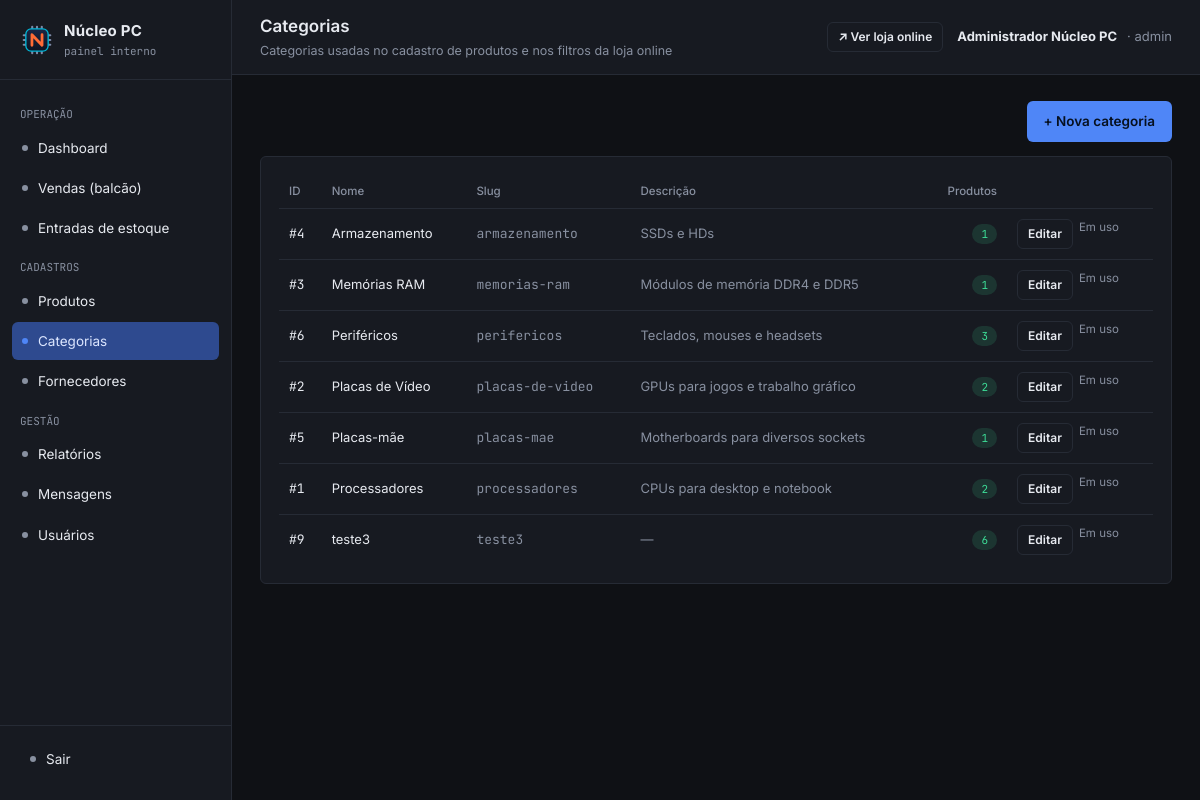
The page /admin/index.php?url=categoria/index (signed in) on the database its author committed.
### tables this page shows
CREATE TABLE `categorias` (
  `id` int(11) NOT NULL,
  `nome` varchar(100) NOT NULL,
  `slug` varchar(100) NOT NULL,
  `descricao` varchar(255) DEFAULT NULL
);

### admin/controllers/CategoriaController.php (called while the page is built, shortened)
<?php
class CategoriaController extends Controller
{
    public function index(): void
    {
        $model = $this->model('Categoria');
        $this->view('categorias/index', [
            'categorias' => $model->listarComContagemProdutos(),
            'mensagem'   => $_GET['msg'] ?? null,
            'erro'       => $_GET['erro'] ?? null,
        ]);
    }
}

### admin/core/App.php (called while the page is built, shortened)
<?php
class App
{
    protected string $method = 'index';
    public function __construct()
    {
        $url = $this->parseUrl();
        if (!empty($url[0])) {
            $controllerName = ucfirst(strtolower($url[0])) . 'Controller';
            if (file_exists(__DIR__ . '/../controllers/' . $controllerName . '.php')) {
                unset($url[0]);
            }
        }
        $controllerObj = new $this->controller();
        if (!empty($url[1])) {
            if (is_callable([$controllerObj, $url[1]])) {
                $this->method = $url[1];
                unset($url[1]);
            }
        }
        $this->params = $url ? array_values($url) : [];
        call_user_func_array([$controllerObj, $this->method], $this->params);
    }
    private function parseUrl(): array
    {
        if (isset($_GET['url'])) {
            $url = rtrim($_GET['url'], '/');
            $url = filter_var($url, FILTER_SANITIZE_URL);
            return explode('/', $url);
        }
        return [];
    }
}

### admin/index.php (called while the page is built, shortened)
<?php
require_once __DIR__ . '/core/App.php';
new App();

### admin/models/Categoria.php (called while the page is built, shortened)
<?php
class Categoria
{
    private PDO $db;
    public function __construct()
    {
        $this->db = Database::getConnection();
    }
    public function listarComContagemProdutos(): array
    {
        $sql = 'SELECT c.*, COUNT(p.id) AS total_produtos
                FROM categorias c
                LEFT JOIN produtos p ON p.categoria_id = c.id
                GROUP BY c.id
                ORDER BY c.nome ASC';
        return $this->db->query($sql)->fetchAll();
    }
}

### admin/views/categorias/index.php (the view, shortened to what this page needs)
<?php
require __DIR__ . '/../layout/header.php';
?>
<div style="display:flex; justify-content:flex-end; margin-bottom:14px;">
  <a href="index.php?url=categoria/novo" class="btn btn-primary">+ Nova categoria</a>
</div>
<div class="card">
  <table>
    <thead>
      <tr><th>ID</th><th>Nome</th><th>Slug</th><th>Descrição</th><th class="text-right">Produtos</th><th></th></tr>
    </thead>
    <tbody>
      <?php if (empty($categorias)): ?>
        <tr><td colspan="6" class="text-muted">Nenhuma categoria cadastrada.</td></tr>
      <?php else: foreach ($categorias as $c): ?>
        <tr>
          <td class="mono">#<?= $c['id'] ?></td>
          <td><?= htmlspecialchars($c['nome']) ?></td>
          <td class="mono text-muted"><?= htmlspecialchars($c['slug']) ?></td>
          <td class="text-muted"><?= htmlspecialchars($c['descricao'] ?: '—') ?></td>
          <td class="text-right"><span class="badge badge-ok"><?= $c['total_produtos'] ?></span></td>
          <td>
            <div class="row-actions">
              <a class="btn btn-ghost btn-sm" href="index.php?url=categoria/editar/<?= $c['id'] ?>">Editar</a>
              <?php if ((int) $c['total_produtos'] === 0): ?>
                <a class="btn btn-danger btn-sm" href="index.php?url=categoria/excluir/<?= $c['id'] ?>"
                   onclick="return confirm('Excluir esta categoria?');">Excluir</a>
              <?php else: ?>
                <span class="text-muted" style="font-size:11.5px;" title="Só é possível excluir categorias sem produtos">Em uso</span>
              <?php endif; ?>
            </div>
          </td>
        </tr>
      <?php endforeach; endif; ?>
    </tbody>
  </table>
</div>
<?php require __DIR__ . '/../layout/footer.php'; ?>

### admin/assets/css/admin.css (style rules this page uses)
:root { --bg: #0F1115; --panel: #171A21; --panel-2: #1D212B; --border: #262B35; --text: #E7EAF0; --muted: #8890A0; --accent: #4F86F7; --accent-dim: #2E4A8F; --warn: #F2A93B; --danger: #F1495B; --success: #3DDC97; --radius: 6px; --mono: 'JetBrains Mono', 'Consolas', monospace; --sans: 'Inter', 'Segoe UI', sans-serif; }
* { box-sizing: border-box; }
body { margin: 0; background: var(--bg); color: var(--text); font-family: var(--sans); font-size: 14px; line-height: 1.5; }
a { color: var(--accent); text-decoration: none; }
.card { background: var(--panel); border: 1px solid var(--border); border-radius: var(--radius); padding: 18px; }
table { width: 100%; border-collapse: collapse; font-size: 13px; }
thead th { text-align: left; color: var(--muted); font-weight: 500; font-size: 11.5px; padding: 8px 10px; border-bottom: 1px solid var(--border); }
tbody td { padding: 10px; border-bottom: 1px solid var(--border); }
tbody tr:last-child td { border-bottom: none; }
.mono { font-family: var(--mono); }
.text-muted { color: var(--muted); }
.text-right { text-align: right; }
.badge { display: inline-block; padding: 2px 9px; border-radius: 100px; font-size: 11px; font-family: var(--mono); }
.badge-ok { background: rgba(61,220,151,.14); color: var(--success); }
.btn { display: inline-flex; align-items: center; gap: 6px; padding: 9px 16px; border-radius: var(--radius); border: 1px solid transparent; font-size: 13.5px; font-weight: 600; cursor: pointer; font-family: var(--sans); }
.btn-primary { background: var(--accent); color: #06101F; }
.btn-ghost { background: transparent; border-color: var(--border); color: var(--text); }
.btn-sm { padding: 5px 10px; font-size: 12px; }
.row-actions { display: flex; gap: 6px; }

### rows shown on the page
categorias: id "4", nome "Armazenamento", slug "armazenamento", descricao "SSDs e HDs", total_produtos "1"
categorias: id "3", nome "Memórias RAM", slug "memorias-ram", descricao "Módulos de memória DDR4 e DDR5", total_produtos "1"
categorias: id "6", nome "Periféricos", slug "perifericos", descricao "Teclados, mouses e headsets", total_produtos "3"
categorias: id "2", nome "Placas de Vídeo", slug "placas-de-video", descricao "GPUs para jogos e trabalho gráfico", total_produtos "2"
categorias: id "5", nome "Placas-mãe", slug "placas-mae", descricao "Motherboards para diversos sockets", total_produtos "1"
categorias: id "1", nome "Processadores", slug "processadores", descricao "CPUs para desktop e notebook", total_produtos "2"
categorias: id "9", nome "teste3", slug "teste3", descricao "—", total_produtos "6"

### other values the page prints
$tituloPagina "Categorias"
$subtituloPagina "Categorias usadas no cadastro de produtos e nos filtros da loja online"
$_SESSION['usuario_nome'] "Administrador Núcleo PC"
$_SESSION['usuario_tipo'] "admin"
